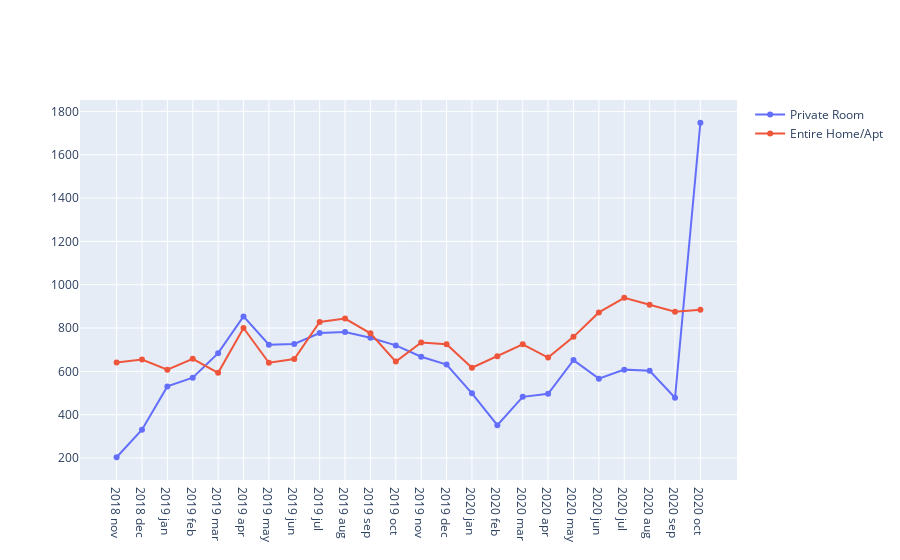

Notebook cell for this chart:
### Code cell
import plotly.graph_objects as go
fig = go.Figure(go.Scatter(x=dff_PR_revenue['time'], y=dff_PR_revenue['revenue'],
                           mode='lines+markers', name='Private Room'))
fig.add_trace(go.Scatter(x=dff_EH_revenue['time'], y=dff_EH_revenue['revenue'],
                           mode='lines+markers', name='Entire Home/Apt'))
fig.show()

### Figure 1 — Plotly figure (JSON) as saved in the notebook; plotly's stock layout.template omitted (floating-point values rounded to 4 significant figures)
{"data": [{"mode": "lines+markers", "name": "Private Room", "type": "scatter", "x": ["2018 nov", "2018 dec", "2019 jan", "2019 feb", "2019 mar", "2019 apr", "2019 may", "2019 jun", "2019 jul", "2019 aug", "2019 sep", "2019 oct", "2019 nov", "2019 dec", "2020 jan", "2020 feb", "2020 mar", "2020 apr", "2020 may", "2020 jun", "2020 jul", "2020 aug", "2020 sep", "2020 oct"], "y": [203.6, 330.7, 530.7, 571.0, 684.1, 853.6, 723.4, 726.8, 776.6, 782.0, 754.8, 720.0, 667.4, 631.6, 498.4, 351.4, 482.3, 496.2, 652.1, 566.3, 608, 602.5, 478, 1748.0]}, {"mode": "lines+markers", "name": "Entire Home/Apt", "type": "scatter", "x": ["2018 nov", "2018 dec", "2019 jan", "2019 feb", "2019 mar", "2019 apr", "2019 may", "2019 jun", "2019 jul", "2019 aug", "2019 sep", "2019 oct", "2019 nov", "2019 dec", "2020 jan", "2020 feb", "2020 mar", "2020 apr", "2020 may", "2020 jun", "2020 jul", "2020 aug", "2020 sep", "2020 oct"], "y": [641.4, 654.4, 607.9, 657.9, 593.4, 800.1, 639.9, 656.9, 828.0, 843.5, 775.7, 645.1, 733.7, 725.5, 616.6, 669.9, 725.1, 663.9, 759.2, 872.1, 939.3, 907.8, 875.1, 884.8]}], "layout": {"autosize": true, "xaxis": {"autorange": true, "range": [-1.353, 24.35], "type": "category"}, "yaxis": {"autorange": true, "range": [90.46, 1861.0], "type": "linear"}}}
